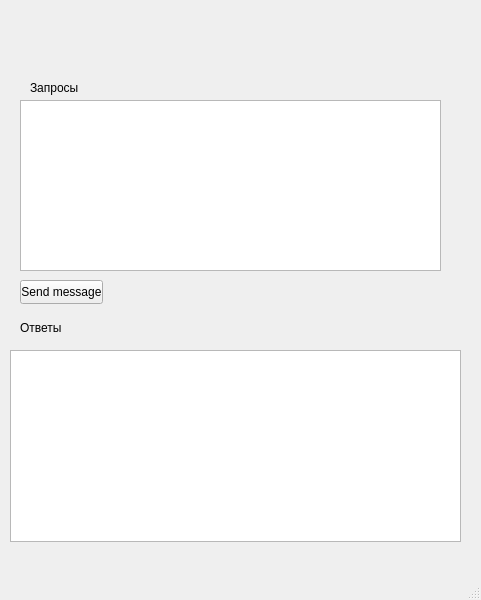
<?xml version="1.0" encoding="UTF-8"?>
<ui version="4.0">
 <class>MainWindow</class>
 <widget class="QMainWindow" name="MainWindow">
  <property name="geometry">
   <rect>
    <x>0</x>
    <y>0</y>
    <width>481</width>
    <height>600</height>
   </rect>
  </property>
  <property name="windowTitle">
   <string>MainWindow</string>
  </property>
  <widget class="QWidget" name="centralwidget">
   <widget class="QPushButton" name="sendMessage">
    <property name="geometry">
     <rect>
      <x>20</x>
      <y>280</y>
      <width>83</width>
      <height>24</height>
     </rect>
    </property>
    <property name="text">
     <string>Send message</string>
    </property>
   </widget>
   <widget class="QTextEdit" name="requestsField">
    <property name="geometry">
     <rect>
      <x>20</x>
      <y>100</y>
      <width>421</width>
      <height>171</height>
     </rect>
    </property>
   </widget>
   <widget class="QTextBrowser" name="responsesField">
    <property name="geometry">
     <rect>
      <x>10</x>
      <y>350</y>
      <width>451</width>
      <height>192</height>
     </rect>
    </property>
   </widget>
   <widget class="QLabel" name="label">
    <property name="geometry">
     <rect>
      <x>20</x>
      <y>320</y>
      <width>49</width>
      <height>16</height>
     </rect>
    </property>
    <property name="text">
     <string>Ответы</string>
    </property>
   </widget>
   <widget class="QLabel" name="label_2">
    <property name="geometry">
     <rect>
      <x>30</x>
      <y>80</y>
      <width>49</width>
      <height>16</height>
     </rect>
    </property>
    <property name="text">
     <string>Запросы</string>
    </property>
   </widget>
  </widget>
  <widget class="QMenuBar" name="menubar">
   <property name="geometry">
    <rect>
     <x>0</x>
     <y>0</y>
     <width>481</width>
     <height>21</height>
    </rect>
   </property>
  </widget>
  <widget class="QStatusBar" name="statusbar"/>
 </widget>
 <resources/>
 <connections/>
</ui>
